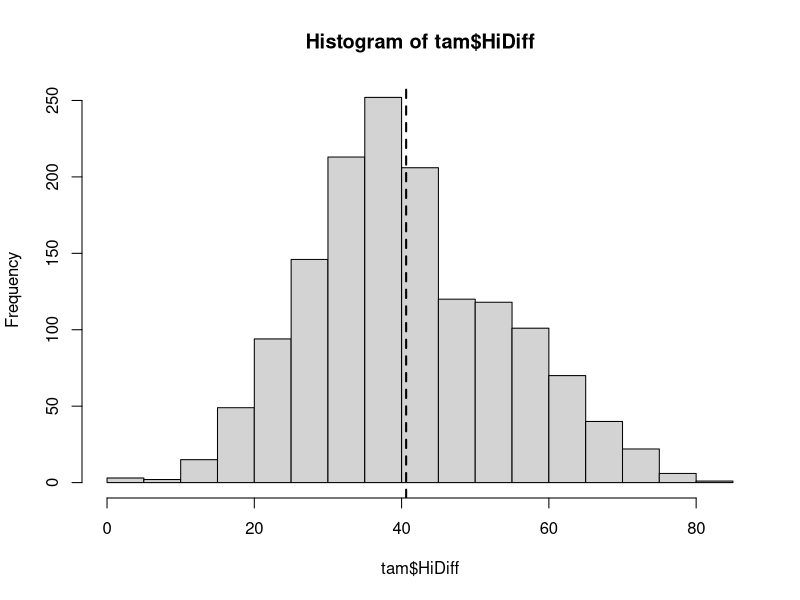

This figure's R source:
## ---- chunk 1
knitr::opts_chunk$set(echo = TRUE)
knitr::opts_chunk$set(dev = "png",
                      dpi = 600,
                      echo = FALSE,
                      cache = FALSE)
options(repos = list(CRAN="http://cran.rstudio.com/"))
install.packages('tidyverse') 
library(tidyverse)
## ---- chunk 2
tam <- read.csv('tam.csv') #Read in the data file
tam <- as_tibble(tam)
tam
## ---- chunk 3
hist(tam$HiDiff)
abline(v = mean(tam$HiDiff), lty =2, lwd= 2) #This adds a line at the mean. "lty" is the line type, 2 is dashed; "lwd" is the line width
## ---- chunk 4
mean(tam$HiDiff)
sd(tam$HiDiff)
